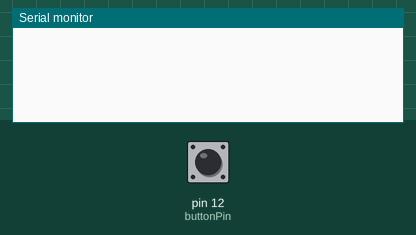
This sketch was run on a simulated Arduino Uno, built with avr-gcc and run on an emulated ATmega328P. Shown: the last lines printed to the serial monitor. Inputs (shaded band) come from the test bench; at power-on: pin 12 (buttonPin) HIGH.

Above: at 1.2 s.
1.3 s: pin 12 (buttonPin) pulled LOW for 0.15 s
At 1.44 s:
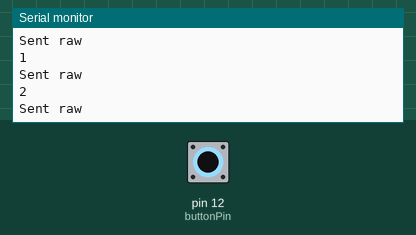
At 1.9 s:
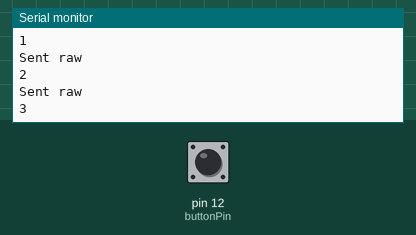

The sketch:

DxSoulChogokinMazingerRemote.ino
```cpp
#include <IRremote.h> // Include the IRremote library

/* Connect the output of the IR receiver diode to pin 11. */
int RECV_PIN = 11;
/* Initialize the irrecv part of the IRremote  library */
IRrecv irrecv(RECV_PIN);
decode_results results; // This will store our IR received codes
IRsend irsend; // Enables IR transmit on pin 3

/* Storage variables for the received IR code: */
unsigned int irLen = 0; // The length of the code
unsigned int irBuffer[RAWBUF]; // Storage for raw (UNKNOWN) codes
const int buttonPin = 12; // Button pin. Pulled up. Triggered when connected to ground.

// DX Soul Chogokin Mazinger Z remote codes. Missing 1 to 3
static unsigned int button6 [RAWBUF]= {8750 ,4500 ,400 ,650 ,400 ,650 ,450 ,1600 ,400 ,650 ,400 ,700 ,400 ,600 ,450 ,650 ,400 ,1650 ,350 ,700 ,400 ,650 ,400 ,650 ,400 ,1600 ,450 ,650 ,400 ,1650 ,350 ,700 ,400 ,650 ,400 ,650 /**/,450 ,650 /**/,450 ,1550 /**/,400 ,650 ,450 ,1600 ,400 ,1650 ,400 ,1600 ,450 ,1600 ,400 ,1650 ,400 ,1650 /**/,400 ,650 /**/,400 ,1650 ,400 /**/,650 /**/,400 ,650 ,400 ,650 ,400 ,650 ,400};
static unsigned int button5 [RAWBUF]= {8750 ,4500 ,400 ,650 ,450 ,600 ,450 ,1600 ,400 ,650 ,400 ,700 ,400 ,650 ,450 ,600 ,400 ,1650 ,350 ,700 ,400 ,650 ,400 ,650 ,500 ,1550 ,400 ,650 ,400 ,1650 ,350 ,700 ,400 ,650 ,400 ,1650 /**/,400 ,1600 /**/,450 ,650 /**/,400 ,650 ,400 ,1650 ,400 ,1650 ,400 ,1600 ,400 ,1650 ,400 ,650 ,400 ,700 ,350 ,1650 ,400 ,1650 ,400 ,650 ,400 ,650 ,400 ,650 ,400 ,650 ,400};
static unsigned int button4 [RAWBUF]= {8750 ,4550 ,400 ,650 ,400 ,650 ,400 ,1650 ,400 ,650 ,400 ,650 ,400 ,650 ,450 ,600 ,400 ,1650 ,400 ,700 ,400 ,650 ,400 ,650 ,400 ,1600 ,400 ,700 ,400 ,1600 ,400 ,700 ,400 ,650 ,400 ,650 /**/,400 ,1650 /**/,400 ,650 /**/,400 ,650 ,400 ,1650 ,400 ,1600 ,450 ,1600 ,400 ,1650 ,400 ,1650 ,400 ,650 /**/,400 ,1650 /**/,400 ,1650 ,350 /**/,700 /**/,400 ,650 ,400 ,650 ,400 ,650 ,400};

static unsigned int counter = 1;

// setup() initializes serial and the Infrared receiver.
void setup()
{
  Serial.begin(9600);
  irrecv.enableIRIn(); // Start the receiver
  pinMode(buttonPin, INPUT_PULLUP);
}

// loop() checks for either a button press or a received IR code.
void loop()
{
  if (irrecv.decode(&results))
  {
    updateIRReceive(); // Sort out the received code
    irrecv.resume(); // re-enable receive
  }

  // If the button is pressed, and we've received a code...
  if ((digitalRead(buttonPin) == LOW))
  {
    sendCode(); // Sends out our code. (See bottom of sketch).
    irrecv.enableIRIn(); // Re-enable receiver
    // We only want to be able to send the code once. Re-set
    // codeReceived to false:
  }
}

void updateIRReceive()
{
    irLen = results.rawlen;
    irLen--;
    // We need to convert from ticks to microseconds
    for (int i = 1; i <= irLen; i++)
    {
      if (i % 2)
      {
        // Mark
        irBuffer[i-1] = results.rawbuf[i]*USECPERTICK - MARK_EXCESS;

      }
      else
      {
        // Space
        irBuffer[i-1] = results.rawbuf[i]*USECPERTICK + MARK_EXCESS;
      }
      Serial.print(" ,");
      Serial.print(irBuffer[i-1], DEC);
    }
    Serial.println();
}


void sendCode() {
  Serial.println("Sent raw" );
  Serial.println(counter);
  if(counter == 1) {
        irsend.sendRaw(button4, sizeof(button4), 38);
        counter = 2;
  }else if(counter == 2) {
        irsend.sendRaw(button5, sizeof(button5), 38);
        counter = 3;
  } else if(counter ==3) {
        irsend.sendRaw(button6, sizeof(button6), 38);
        counter =1;
  }
}
```

Measured:
- after the input at 1.3 s, the serial monitor: prints a new line at once (image 1)
